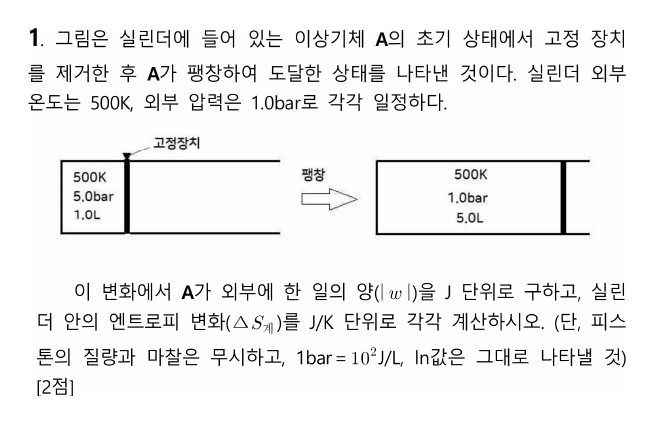
#> input picture 김지현_모의고사6회_해설/img/A01.png, 654 x 423 px, given in place of A-1.png, which was not available
$ python crop_questions.py ../img
#> lines starting #> are read from the running program, lines starting #| are printed output that depends on the picture; pictures that were not available may be replaced by others from this repository, and a replacement may not be noted
"""문제지 쪽 이미지(170 dpi)에서 문항을 잘라 img/A01.png … B11.png로 저장한다.

B형 11번은 보기 상자가 오른쪽 단까지 넓게 걸쳐 있어 'W'(왼쪽 단 + 상자 끝까지)로 자른다.
단 경계에서 넉넉히 자른 뒤 단 구분선·쪽 테두리 같은 긴 선을 지우고, 글자가 있는 영역만 남겨
사방에 같은 흰 여백(PAD)을 붙인다.

사용법: python3 crop_questions.py <쪽 이미지 폴더>   (A-1.png … B-6.png, pdftoppm -r 170)
"""
import os, sys
import numpy as np
from PIL import Image

PAGES = sys.argv[1]
OUT = os.path.join(os.path.dirname(__file__), '..', 'img')
PAD = 28          # px (170 dpi 기준 약 4 mm)
GAP = 24          # 이어 붙이는 조각 사이 간격
INK = 150         # 이보다 어두우면 잉크로 본다
FIRST = {'A-1', 'B-1'}   # 머리말(시험 정보 표)이 있는 쪽

# 문항 번호 순서대로 (쪽, 단[, 아래 끝 비율]) 조각 목록
LAYOUT = {
    'A': [[(f'A-{p}', s, 0.89 if (p, s) == (6, 'R') else 0.905)] for p in range(1, 7) for s in 'LR'],
    'B': [[('B-1', 'L')], [('B-1', 'R')], [('B-2', 'L')], [('B-2', 'R')], [('B-3', 'L')], [('B-3', 'R')],
          [('B-4', 'L')], [('B-4', 'R')], [('B-5', 'L')], [('B-5', 'R')], [('B-6', 'W', 0.89)]],
}


def crop(page, side, bottom_frac=0.905):
#> called with page = 'A-1', side = 'L', bottom_frac = 0.905
    im = Image.open(os.path.join(PAGES, page + '.png')).convert('L')
#> im is the input picture: PIL image 654x423 L; min 0, max 255, mean 240.1
    w, h = im.size
#> w = 654; h = 423
    mid = w // 2
#> mid = 327
    first = page in FIRST
    top = int(h * (0.15 if first else 0.05))
#> top = 63
    x0, x1 = {'L': (int(w * 0.03), mid - 3), 'R': (mid + 3, int(w * 0.97)), 'W': (int(w * 0.03), int(w * 0.58))}[side]
#> x0 = 19; x1 = 324
    a = np.array(im.crop((x0, top, x1, int(h * bottom_frac))))
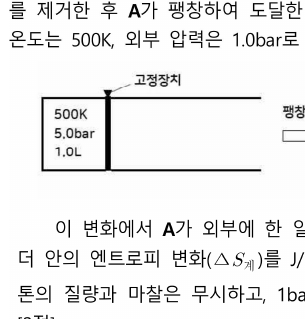
#> a: shape (319, 305); min 0, max 255, mean 235.3
    # 위쪽 가로줄(머리말 표·유의사항 상자·쪽 위 구분선)의 마지막 줄 아래부터 문항이 시작한다
    # (쪽 위 구분선은 회색이라 옅은 기준 235로 찾는다)
    rule = np.where((a < 235).sum(1) > 0.6 * a.shape[1])[0]
#> rule = [96, 97, 98, 99, 169, 170, 171]
    rule = rule[rule < (0.15 if first else 0.07) * h]
#> rule = empty array
    if len(rule):
        a = a[rule[-1] + 4:]
    ink = a < INK
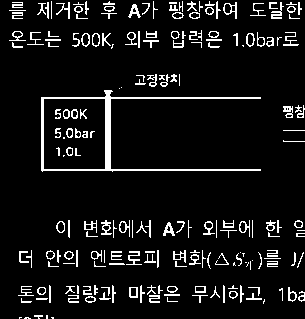
#> ink: shape (319, 305) bool; 8.1% white in thin lines or dots
    # 단 구분선·테두리 (W는 단 구분선이 중간에서 끝나므로 기준을 낮춘다)
    tall = ink.sum(0) > (0.6 if side == 'W' else 0.85) * ink.shape[0]
    if side == 'W':   # 옅은 회색 쪽 위 가로선과, 문항 높이 전체에 걸친 세로선까지 지운다
        light = a < 250
        rows = np.where((a < INK).sum(1) > 0)[0]
        span = light[rows[0]:rows[-1] + 1]
        dark = (a[rows[0]:rows[-1] + 1] < INK).sum(0)
        lines = (span.sum(0) > 0.9 * span.shape[0]) | (                                   # 단 구분선
            (span.sum(0) > 0.6 * span.shape[0]) & (dark < 0.2 * span.shape[0]))           # 옅은 세로선(테두리 상자는 진해서 남는다)
        b = a.copy()
        for c in np.where(lines)[0]:   # 선이 글자와 겹치는 곳은 남기고, 양옆이 흰 곳만 지운다
            lo, hi = max(c - 4, 0), min(c + 4, a.shape[1] - 1)
            b[((a[:, lo] > 200) & (a[:, hi] > 200)) | (a[:, c] > 90), c] = 255   # 회색 선 픽셀(검은 글자는 남김)
        a = b
        ink = a < INK
        tall = np.zeros(a.shape[1], bool)
    ink[:, tall] = False
    a[:, tall] = 255
    rows = np.where(ink.sum(1) > 0)[0]
#> rows = 195 values from 1 to 318
    cols = np.where(ink.sum(0) > 0)[0]
#> cols = 296 values from 9 to 304
    return a[rows[0]:rows[-1] + 1, cols[0]:cols[-1] + 1]
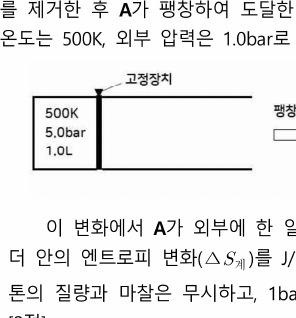
#> returned value: shape (318, 296); min 0, max 255, mean 234.6


MAX_H = 1340      # 한 단(약 160 mm, 0.12 mm/px)에 제목 띠와 함께 들어가는 높이. 넘으면 빈 줄에서 나눈다


def split(canvas):
    """MAX_H보다 긴 이미지를 12 px 이상 비어 있는 줄에서 잘라 여러 조각으로 나눈다."""
    a = np.array(canvas)
    blank = (a < INK).sum(1) == 0
    parts, start = [], 0
    while a.shape[0] - start > MAX_H + 160:   # 조금 넘는 정도면 나누지 않는다
        # 남은 길이를 거의 같은 조각으로 나누도록 목표 높이를 잡는다(짧은 꼬리 조각 방지)
        rest = a.shape[0] - start
        target = min(MAX_H, -(-rest // -(-rest // MAX_H)) + 60)
        cands = [y - 6 for y in range(start + target // 3, start + MAX_H) if blank[y - 12:y].all()]
        cut = min(cands, key=lambda y: abs(y - start - target)) if cands else start + MAX_H
        parts.append(a[start:cut])
        start = cut
    parts.append(a[start:])
    out = []
    for p in parts:
        rows = np.where((p < INK).sum(1) > 0)[0]
        p = p[max(rows[0] - PAD, 0):rows[-1] + PAD]
        out.append(Image.fromarray(p))
    return out


for form, questions in LAYOUT.items():
    for i, parts in enumerate(questions, 1):
        pieces = [crop(*p) for p in parts]
#> pieces = 1 item
        width = max(p.shape[1] for p in pieces)
#> width = 296
        height = sum(p.shape[0] for p in pieces) + GAP * (len(pieces) - 1)
#> height = 318
        canvas = Image.new('L', (width + 2 * PAD, height + 2 * PAD), 255)
#> canvas: PIL image 352x374 L; every value is 255
        y = PAD
        for p in pieces:
            canvas.paste(Image.fromarray(p), (PAD, y))
            y += p.shape[0] + GAP
#> this loop made 1 pass
#> y on pass 1: 370
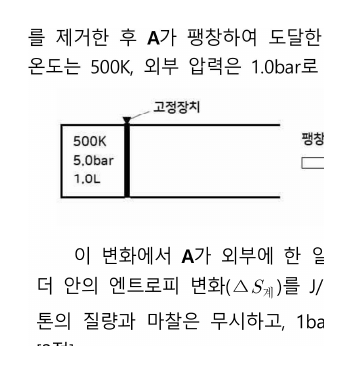
#> canvas: PIL image 352x374 L; min 0, max 255, mean 240.4
#> after the loop, y = 370
        for k, part in enumerate(split(canvas), 1):
#> in split, `parts, start = [], 0`: start = 0
            name = f'{form}{i:02d}' + (f'_{k}' if k > 1 else '') + '.png'
            part.save(os.path.join(OUT, name), optimize=True)
            print(name, part.size)
#> this loop made 1 pass
#| A01.png (352, 373)
#> pass 1, `part.save(os.path.join(OUT, name), optimize=True)`:
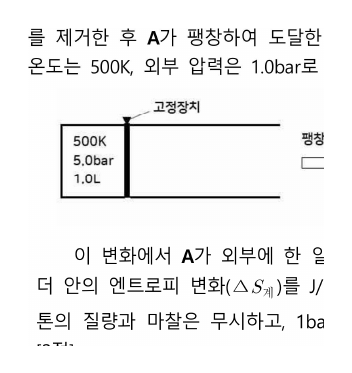
#> saved as A01.png: PIL image 352x373 L; min 0, max 255, mean 240.4
#> (the run stopped early here; a loop or call above may not have finished)

$ run again, on 김지현_모의고사6회_해설/img/A07.png
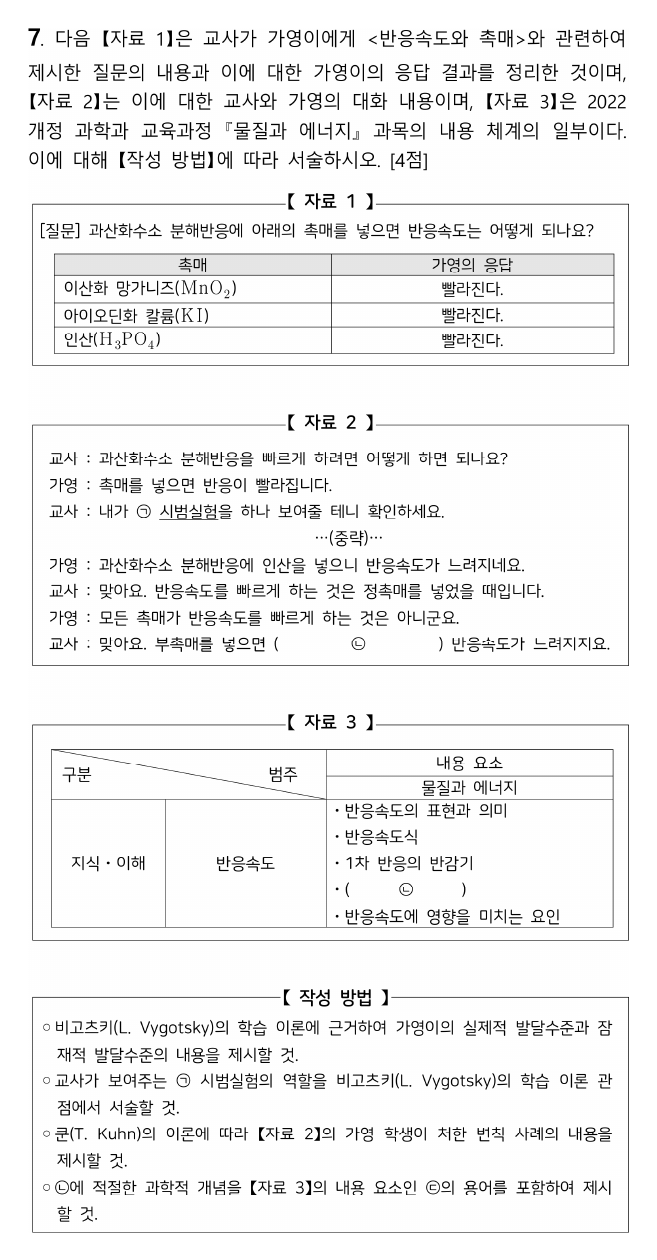
#> input picture 김지현_모의고사6회_해설/img/A07.png, 657 x 1260 px, given in place of A-1.png, which was not available
#> in crop, im is the input picture: PIL image 657x1260 L; min 0, max 255, mean 241
#> in crop, `rule = np.where((a < 235).sum(1) > 0.6 * a.shape[1])[0]`: rule = 41 values from 14 to 808
#> in crop, `rule = rule[rule < (0.15 if first else 0.07) * h]`: rule = 31 values from 14 to 176
#> in crop, `ink = a < INK`:
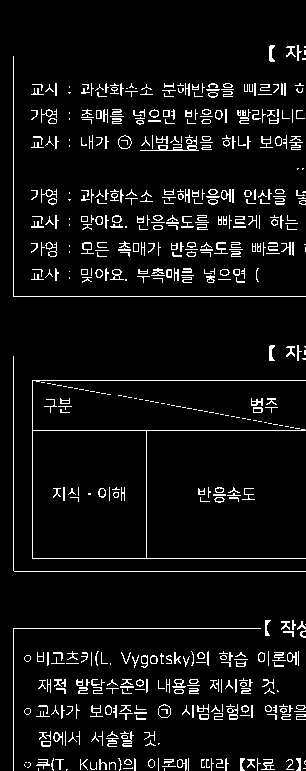
#> ink: shape (771, 306) bool; 6.1% white in thin lines or dots
#> rows = 630 values from 45 to 770
#> cols = 293 values from 13 to 305
#> pieces = 1 item
#> width = 293
#> height = 726
#> the loop `for p in pieces:` made 1 pass
#> y on pass 1: 778
#> after the loop `for p in pieces:`: y = 778
#> start = 0
#> the loop `for k, part in enumerate(split(canvas), 1):` made 1 pass
#> (k, name) on pass 1: (1, 'A01.png')
#> (printed output is left out)
#> pass 1, `part.save(os.path.join(OUT, name), optimize=True)`:
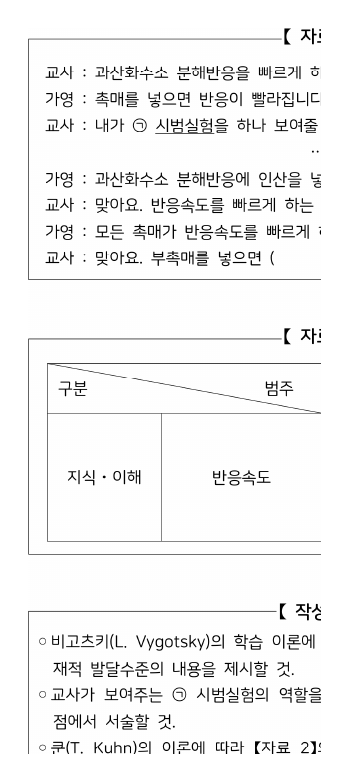
#> saved as A01.png: PIL image 349x781 L; min 0, max 255, mean 243.1

$ run again, on 김지현_모의고사6회_해설/img/A08.png
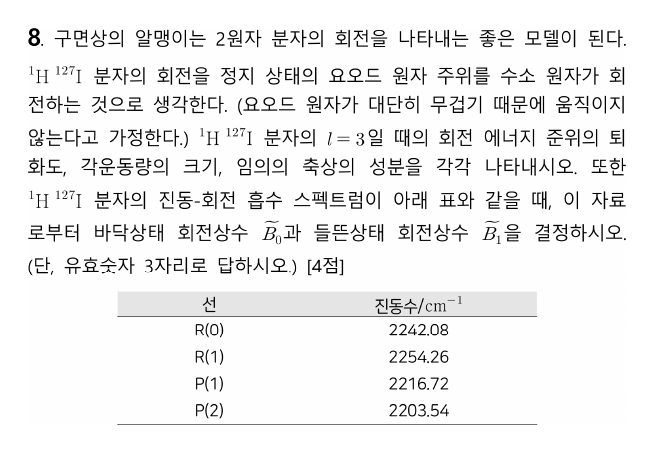
#> input picture 김지현_모의고사6회_해설/img/A08.png, 654 x 452 px, given in place of A-1.png, which was not available
#> in crop, im is the input picture: PIL image 654x452 L; min 0, max 255, mean 239.3
#> in crop, `rule = np.where((a < 235).sum(1) > 0.6 * a.shape[1])[0]`: rule = 25 values from 225 to 249
#> in crop, `rule = rule[rule < (0.15 if first else 0.07) * h]`: rule = empty array
#> in crop, `ink = a < INK`:
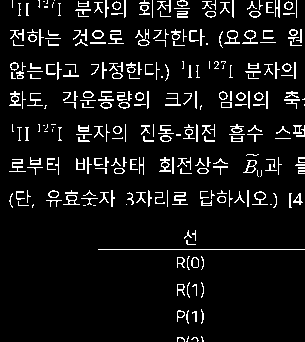
#> ink: shape (342, 305) bool; 7.7% white in thin lines or dots
#> rows = 201 values from 0 to 341
#> cols = 295 values from 9 to 304
#> pieces = 1 item
#> width = 296
#> height = 342
#> the loop `for p in pieces:` made 1 pass
#> y on pass 1: 394
#> after the loop `for p in pieces:`: y = 394
#> start = 0
#> the loop `for k, part in enumerate(split(canvas), 1):` made 1 pass
#> (k, name) on pass 1: (1, 'A01.png')
#> (printed output is left out)
#> pass 1, `part.save(os.path.join(OUT, name), optimize=True)`:
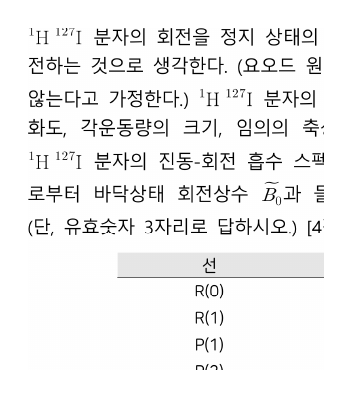
#> saved as A01.png: PIL image 352x397 L; min 0, max 255, mean 240.8

$ run again, on 김지현_모의고사6회_해설/img/A11.png
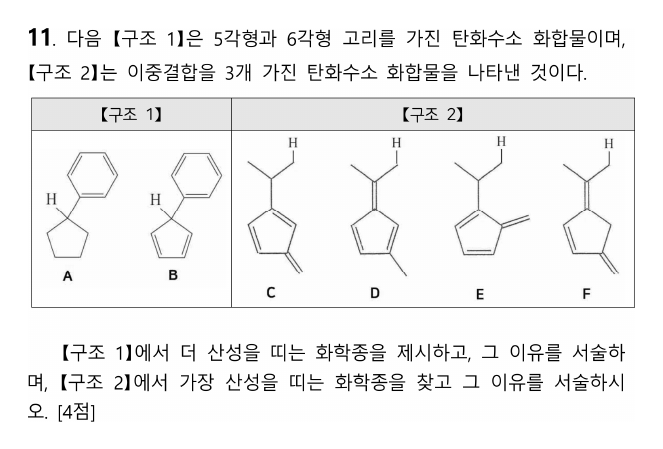
#> input picture 김지현_모의고사6회_해설/img/A11.png, 663 x 449 px, given in place of A-1.png, which was not available
#> in crop, im is the input picture: PIL image 663x449 L; min 0, max 255, mean 242.1
#> in crop, `rule = np.where((a < 235).sum(1) > 0.6 * a.shape[1])[0]`: rule = 35 values from 30 to 240
#> in crop, `rule = rule[rule < (0.15 if first else 0.07) * h]`: rule = 34 values from 30 to 63
#> in crop, `ink = a < INK`:
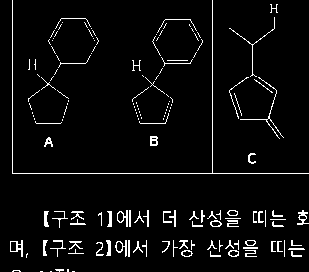
#> ink: shape (272, 309) bool; 4.7% white in thin lines or dots
#> rows = 213 values from 0 to 271
#> cols = 299 values from 10 to 308
#> pieces = 1 item
#> width = 299
#> height = 272
#> the loop `for p in pieces:` made 1 pass
#> y on pass 1: 324
#> after the loop `for p in pieces:`: y = 324
#> start = 0
#> the loop `for k, part in enumerate(split(canvas), 1):` made 1 pass
#> (k, name) on pass 1: (1, 'A01.png')
#> (printed output is left out)
#> pass 1, `part.save(os.path.join(OUT, name), optimize=True)`:
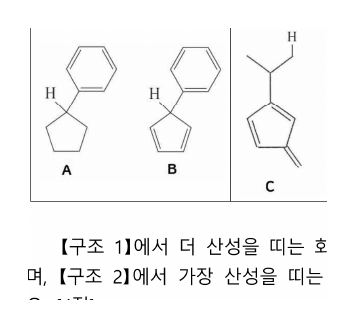
#> saved as A01.png: PIL image 355x327 L; min 0, max 255, mean 246.8
